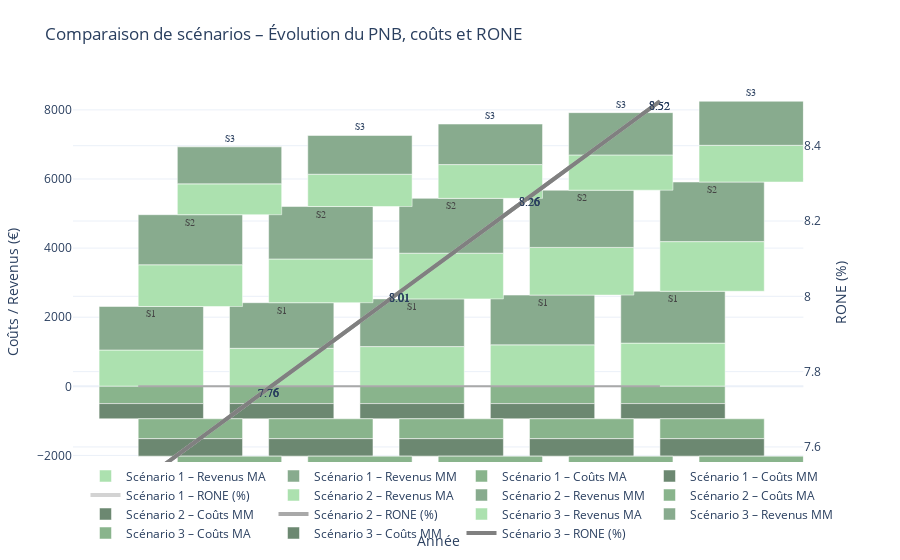

Notebook cell for this chart:
### Code cell
import pandas as pd
import numpy as np
from plotly.subplots import make_subplots
import plotly.graph_objects as go

def darken_hex(hex_color: str, factor: float = 0.8) -> str:
    """Return a darker shade of the given hex color."""
    hex_color = hex_color.lstrip('#')
    r, g, b = (int(hex_color[i:i+2], 16) for i in (0, 2, 4))
    return '#{:02X}{:02X}{:02X}'.format(
        *(max(0, min(255, int(c * factor))) for c in (r, g, b))
    )

def compute_total_costs(df: pd.DataFrame) -> pd.DataFrame:
    """Group by year/groupe and compute total costs."""
    grouped = df.groupby(['year','groupe'], as_index=False).sum()
    grouped['total_costs'] = (
        grouped['total_variable_costs']
        - grouped['total_cost_of_risk']
        + grouped['total_fixed_costs']
    )
    return grouped

def add_revenue_traces(fig, df_costs, scen_name, s_short, offset, color_map):
    for groupe in ['MA','MM']:
        sub = df_costs[df_costs['groupe'] == groupe]
        fig.add_trace(
            go.Bar(
                x=sub['year'].astype(str),
                y=sub['total_nbi'],
                name=f"{scen_name} – Revenus {groupe}",
                marker_color=color_map[groupe],
                offset=offset,
                offsetgroup=f"{scen_name}-rev",
                text=s_short if groupe=='MM' else None,
                textposition='outside' if groupe=='MM' else None,
                textfont=dict(family='Arial Black', size=10),
            ),
            secondary_y=False
        )

def add_cost_traces(fig, df_costs, scen_name, offset, color_map):
    for groupe in ['MA','MM']:
        sub = df_costs[df_costs['groupe'] == groupe]
        cost_color = darken_hex(color_map[groupe])
        fig.add_trace(
            go.Bar(
                x=sub['year'].astype(str),
                y=-sub['total_costs'],
                name=f"{scen_name} – Coûts {groupe}",
                marker_color=cost_color,
                offset=offset,
                offsetgroup=f"{scen_name}-cout",
            ),
            secondary_y=False
        )

def add_rone_trace(fig, df_rone, scen_name, color, width=4):
    fig.add_trace(
        go.Scatter(
            x=df_rone['year'].astype(str),
            y=df_rone['RONE'],
            name=f"{scen_name} – RONE (%)",
            mode='lines+text',
            line=dict(color=color, width=width),
            line_shape='spline',
            text=df_rone['RONE'].round(2),
            textfont=dict(family='Arial Black', size=12),
            textposition='bottom center'
        ),
        secondary_y=True
    )

def plot_simulated_scenarios(totals_list, rones_list):
    # colour setup
    color_map = {'MA':'#ACE1AF','MM':'#88AB8E'}
    rone_palette = ['lightgrey','darkgrey','grey']  # extend if >3 scenarios

    n = len(totals_list)
    offsets = np.linspace(-0.3, 0.3, n)

    fig = make_subplots(specs=[[{'secondary_y': True}]])
    fig.update_xaxes(type='category')

    for i, (tot_df, rone_df) in enumerate(zip(totals_list, rones_list)):
        scen_name = f"Scénario {i+1}"
        s_short   = f"S{i+1}"
        offs      = offsets[i]
        rcol      = rone_palette[i]

        # prepare aggregated costs
        df_costs = compute_total_costs(tot_df)

        # add stacks and curve
        add_revenue_traces(fig, df_costs, scen_name, s_short, offs, color_map)
        add_cost_traces   (fig, df_costs, scen_name,       offs, color_map)
        add_rone_trace    (fig, rone_df,   scen_name,   rcol)

    # zero line across bars
    years = totals_list[0]['year'].astype(str)
    fig.add_trace(
        go.Scatter(
            x=[years.min(), years.max()],
            y=[0, 0],
            mode='lines',
            line=dict(color='darkgrey', width=2),
            showlegend=False
        ),
        secondary_y=False
    )

    # layout tweaks
    fig.update_layout(
        title="Comparaison de scénarios – Évolution du PNB, coûts et RONE",
        barmode='relative',
        xaxis_title='Année',
        yaxis_title='Coûts / Revenus (€)',
        template='plotly_white',
        legend=dict(orientation='h', x=0.5, xanchor='center', yanchor='bottom'),
        margin=dict(l=50, r=50, t=80, b=50),
    )
    fig.update_yaxes(title_text='RONE (%)', secondary_y=True)

    fig.write_html("comparaison_metrics.html")
    fig.show()

# Usage (unchanged):
plot_simulated_scenarios(
     [test_total_1, test_total_2, test_total_3],
     [test_rone_1,  test_rone_2,  test_rone_3 ]
 )

### Figure 1 — Plotly figure (JSON) as saved in the notebook; plotly's stock layout.template omitted (floating-point values rounded to 4 significant figures)
{"data": [{"marker": {"color": "#ACE1AF"}, "name": "Scénario 1 – Revenus MA", "offset": -0.3, "offsetgroup": "Scénario 1-rev", "textfont": {"family": "Arial Black", "size": 10}, "type": "bar", "x": ["2021", "2022", "2023", "2024", "2025"], "xaxis": "x", "y": [1050.0, 1100.0, 1150.0, 1200.0, 1250.0], "yaxis": "y"}, {"marker": {"color": "#88AB8E"}, "name": "Scénario 1 – Revenus MM", "offset": -0.3, "offsetgroup": "Scénario 1-rev", "text": "S1", "textfont": {"family": "Arial Black", "size": 10}, "textposition": "outside", "type": "bar", "x": ["2021", "2022", "2023", "2024", "2025"], "xaxis": "x", "y": [1260.0, 1320.0, 1380.0, 1440.0, 1500.0], "yaxis": "y"}, {"marker": {"color": "#89B48C"}, "name": "Scénario 1 – Coûts MA", "offset": -0.3, "offsetgroup": "Scénario 1-cout", "type": "bar", "x": ["2021", "2022", "2023", "2024", "2025"], "xaxis": "x", "y": [-500.0, -500.0, -500.0, -500.0, -500.0], "yaxis": "y"}, {"marker": {"color": "#6C8871"}, "name": "Scénario 1 – Coûts MM", "offset": -0.3, "offsetgroup": "Scénario 1-cout", "type": "bar", "x": ["2021", "2022", "2023", "2024", "2025"], "xaxis": "x", "y": [-440.0, -440.0, -440.0, -440.0, -440.0], "yaxis": "y"}, {"line": {"color": "lightgrey", "shape": "spline", "width": 4}, "mode": "lines+text", "name": "Scénario 1 – RONE (%)", "text": [7.5, 7.76, 8.01, 8.26, 8.52], "textfont": {"family": "Arial Black", "size": 12}, "textposition": "bottom center", "type": "scatter", "x": ["2021", "2022", "2023", "2024", "2025"], "xaxis": "x", "y": [7.502, 7.756, 8.01, 8.264, 8.518], "yaxis": "y2"}, {"marker": {"color": "#ACE1AF"}, "name": "Scénario 2 – Revenus MA", "offset": 0, "offsetgroup": "Scénario 2-rev", "textfont": {"family": "Arial Black", "size": 10}, "type": "bar", "x": ["2021", "2022", "2023", "2024", "2025"], "xaxis": "x", "y": [1208.0, 1265.0, 1322.0, 1380.0, 1438.0], "yaxis": "y"}, {"marker": {"color": "#88AB8E"}, "name": "Scénario 2 – Revenus MM", "offset": 0, "offsetgroup": "Scénario 2-rev", "text": "S2", "textfont": {"family": "Arial Black", "size": 10}, "textposition": "outside", "type": "bar", "x": ["2021", "2022", "2023", "2024", "2025"], "xaxis": "x", "y": [1449.0, 1518.0, 1587.0, 1656.0, 1725.0], "yaxis": "y"}, {"marker": {"color": "#89B48C"}, "name": "Scénario 2 – Coûts MA", "offset": 0, "offsetgroup": "Scénario 2-cout", "type": "bar", "x": ["2021", "2022", "2023", "2024", "2025"], "xaxis": "x", "y": [-575.0, -575.0, -575.0, -575.0, -575.0], "yaxis": "y"}, {"marker": {"color": "#6C8871"}, "name": "Scénario 2 – Coûts MM", "offset": 0, "offsetgroup": "Scénario 2-cout", "type": "bar", "x": ["2021", "2022", "2023", "2024", "2025"], "xaxis": "x", "y": [-506.0, -506.0, -506.0, -506.0, -506.0], "yaxis": "y"}, {"line": {"color": "darkgrey", "shape": "spline", "width": 4}, "mode": "lines+text", "name": "Scénario 2 – RONE (%)", "text": [7.5, 7.76, 8.01, 8.26, 8.52], "textfont": {"family": "Arial Black", "size": 12}, "textposition": "bottom center", "type": "scatter", "x": ["2021", "2022", "2023", "2024", "2025"], "xaxis": "x", "y": [7.502, 7.756, 8.01, 8.264, 8.518], "yaxis": "y2"}, {"marker": {"color": "#ACE1AF"}, "name": "Scénario 3 – Revenus MA", "offset": 0.3, "offsetgroup": "Scénario 3-rev", "textfont": {"family": "Arial Black", "size": 10}, "type": "bar", "x": ["2021", "2022", "2023", "2024", "2025"], "xaxis": "x", "y": [892.5, 935.0, 977.5, 1020.0, 1062.0], "yaxis": "y"}, {"marker": {"color": "#88AB8E"}, "name": "Scénario 3 – Revenus MM", "offset": 0.3, "offsetgroup": "Scénario 3-rev", "text": "S3", "textfont": {"family": "Arial Black", "size": 10}, "textposition": "outside", "type": "bar", "x": ["2021", "2022", "2023", "2024", "2025"], "xaxis": "x", "y": [1071.0, 1122.0, 1173.0, 1224.0, 1275.0], "yaxis": "y"}, {"marker": {"color": "#89B48C"}, "name": "Scénario 3 – Coûts MA", "offset": 0.3, "offsetgroup": "Scénario 3-cout", "type": "bar", "x": ["2021", "2022", "2023", "2024", "2025"], "xaxis": "x", "y": [-425.0, -425.0, -425.0, -425.0, -425.0], "yaxis": "y"}, {"marker": {"color": "#6C8871"}, "name": "Scénario 3 – Coûts MM", "offset": 0.3, "offsetgroup": "Scénario 3-cout", "type": "bar", "x": ["2021", "2022", "2023", "2024", "2025"], "xaxis": "x", "y": [-374.0, -374.0, -374.0, -374.0, -374.0], "yaxis": "y"}, {"line": {"color": "grey", "shape": "spline", "width": 4}, "mode": "lines+text", "name": "Scénario 3 – RONE (%)", "text": [7.5, 7.76, 8.01, 8.26, 8.52], "textfont": {"family": "Arial Black", "size": 12}, "textposition": "bottom center", "type": "scatter", "x": ["2021", "2022", "2023", "2024", "2025"], "xaxis": "x", "y": [7.502, 7.756, 8.01, 8.264, 8.518], "yaxis": "y2"}, {"line": {"color": "darkgrey", "width": 2}, "mode": "lines", "showlegend": false, "type": "scatter", "x": ["2021", "2025"], "xaxis": "x", "y": [0, 0], "yaxis": "y"}], "layout": {"barmode": "relative", "legend": {"orientation": "h", "x": 0.5, "xanchor": "center", "yanchor": "bottom"}, "margin": {"b": 50, "l": 50, "r": 50, "t": 80}, "title": {"text": "Comparaison de scénarios – Évolution du PNB, coûts et RONE"}, "xaxis": {"anchor": "y", "domain": [0, 0.94], "title": {"text": "Année"}, "type": "category"}, "yaxis": {"anchor": "x", "domain": [0, 1], "title": {"text": "Coûts / Revenus (€)"}}, "yaxis2": {"anchor": "x", "overlaying": "y", "side": "right", "title": {"text": "RONE (%)"}}}}
